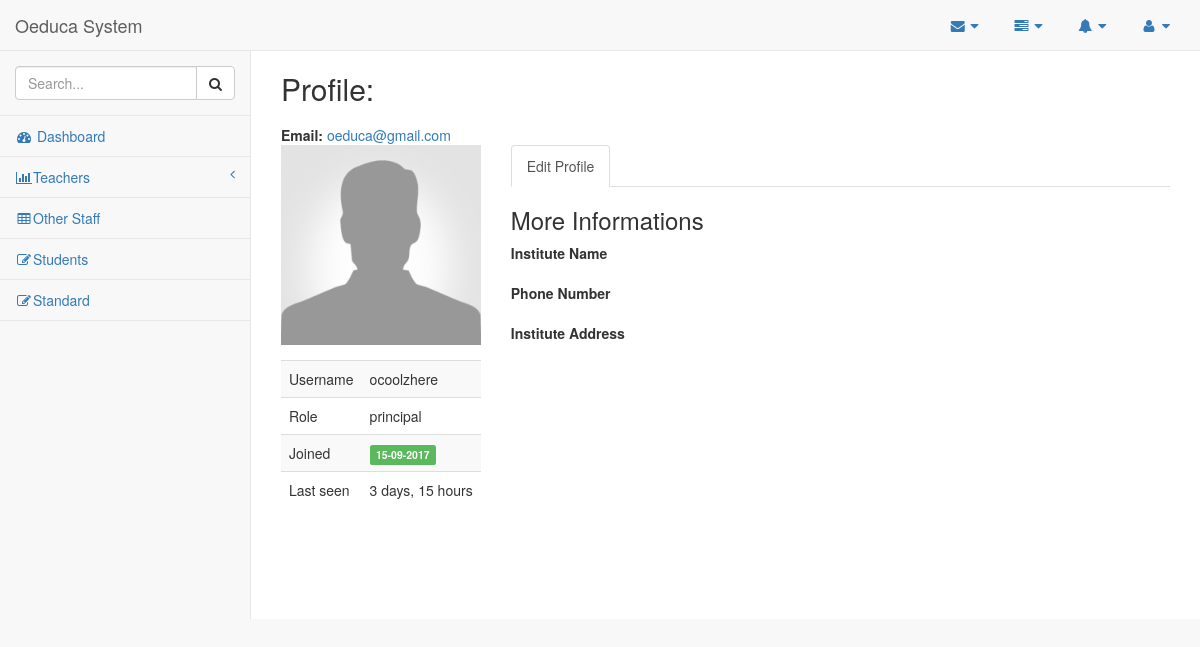
/account/profile/ocoolzhere/, run on an earlier commit of the app's database.
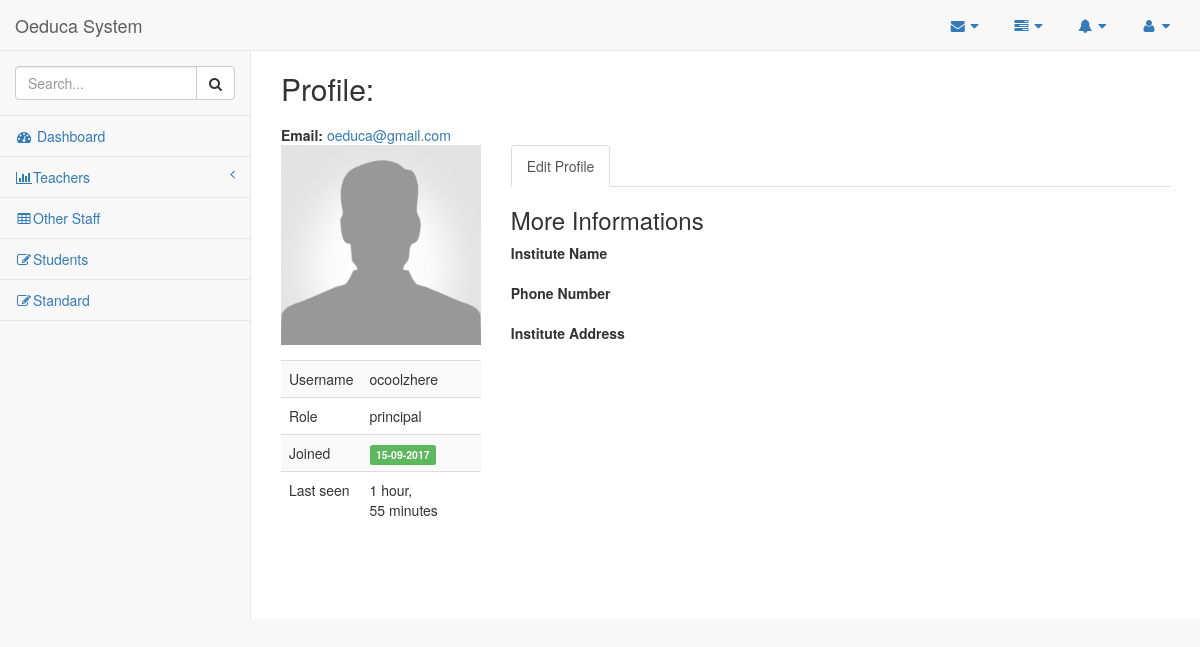
And on a later commit of the database.
### account/models.py (models this page shows)
class User(AbstractUser):
    username = models.CharField(max_length=255, unique=True, blank=False,
                                validators=[
                                        RegexValidator(
                                        regex = USERNAME_REGEX,
                                        message = 'Username must be Alpahnumeric or contain any of the following: ".+ -" ',
                                        code='invalid_username'
                                        )]
                                )
    first_name = models.CharField(max_length=255, blank=False,
                                  validators=[
                                        RegexValidator(
                                        regex = NAME_REGEX,
                                        message = 'Name must be Alphabetic',
                                        code='invalid_first_name'
                                        )]
                                )
    last_name = models.CharField(max_length=255, blank=False,
                                  validators=[
                                        RegexValidator(
                                        regex = NAME_REGEX,
                                        message = 'Name must be Alphabetic',
                                        code='invalid_last_name'
                                        )]
                                )
    email = models.EmailField(unique=True, blank=False)
    phone = models.CharField(max_length=10,unique=True, validators=[RegexValidator(regex='^\d{10}$', message='Length has to be 10', code='Invalid number')])
    picture = models.ImageField(null=True,
                                blank=True,
                                default='img/default.png',
                                height_field="height_field",
                                width_field="width_field",
                                verbose_name="profile picture"
                                )
    institute_name = models.CharField(max_length=255,blank=False)
    address = models.CharField(max_length=255,blank=True)
    ROLES = (
        ('principal','Principal'),
        ('teacher','Teacher'),
        ('staff','Staff')
    )
    role = models.CharField(max_length=10, choices=ROLES,blank=True,verbose_name="login as a ",default=ROLES[0][0])
    height_field = models.IntegerField(default=600, null=True)
    width_field = models.IntegerField(default=600, null=True)
    USERNAME_FIELD = 'email' # use email to log in
    REQUIRED_FIELDS = ['username'] # required when user is created
    def get_absolute_url(self):
        return reverse("account:user_profile", kwargs={"username": self.username})

### account/views.py (the view)
# urls.py: url(r'^profile/(?P<username>\w+)/$', views.user_profile, name='user_profile'),
def user_profile(request, username=None): # Displays User Profile
    user_profile = get_object_or_404(User, username=username)
    context = { "user_profile": user_profile
              }
    return render(request, "account/profile.html", context)

### account/templates/account/profile.html (shortened to what this page needs)
{% extends 'base.html' %}
{% block body_block %}
<div class="page-content">
    <div id="tab-general">
        <div class="row mbl">
            <div class="col-lg-12">
                <div class="col-md-12">
                </div>
            </div>
            <div class="col-lg-12">
                <div class="row">
                    <div class="col-md-12">
                        <h2>Profile:
                            <h1>{{ user_profile.first_name }} {{ user_profile.last_name }}</h2>
                        <b>Email: </b><a href="mailto:#">{{ user_profile.email }}</a><br>
                        <div class="row mtl">
                            <div class="col-md-3">
                                <div class="form-group">
                                    {% if user_profile.picture %}
                                    <div class="text-center mbl"><img src="{{ user_profile.picture.url }}" alt="" class="img-responsive" /></div>
                                    <!--                                    {% endif %}
                                        <div class="text-center mbl"><a href="#" class="btn btn-green"><i class="fa fa-upload"></i>&nbsp;
                                        Upload</a></div>
-->
                                </div>
                                <table class="table table-striped table-hover">
                                    <tbody>
                                        <tr>
                                            <td>Username</td>
                                            <td> {{ user_profile.username }}</td>
                                        </tr>
                                        <tr>
                                            <td>Role</td>
                                            <td> {{ user_profile.role }}</td>
                                        </tr>
                                        <tr>
                                            <td>Joined</td>
                                            <td><span class="label label-success">{{ user_profile.date_joined|date:'d-m-Y' }}</span></td>
                                        </tr>
                                        <tr>
                                            <td>Last seen</td>
                                            <td>{{ user_profile.last_login|timesince }}</td>
                                        </tr>
                                    </tbody>
                                </table>
                            </div>
                            <div class="col-md-9">
                                <ul class="nav nav-tabs">
                                    <li class="active"><a href="{{user_profile.get_absolute_url}}edit/">Edit Profile</a></li>
                                </ul>
                                <div id="generalTabContent" class="tab-content">
                                    <div id="tab-edit" class="tab-pane fade in active">
                                        <form action="#" class="form-horizontal">
                                            <h3>More Informations</h3>
                                            <div class="form-group"><label class="col-sm-3">Institute Name</label>
                                                <div class="col-sm-9 controls">
                                                    <div class="row">
                                                        <div class="col-xs-9">
                                                        </div>
                                                    </div>
                                                </div>
                                            </div>
                                            <div class="form-group"><label class="col-sm-3">Phone Number</label>
                                                <div class="col-sm-9 controls">
                                                    <div class="row">
                                                        <div class="col-xs-4">{{ user_profile.phone }}</div>
                                                    </div>
                                                </div>
                                            </div>
                                            <div class="form-group"><label class="col-sm-3">Institute Address</label>
                                                <div class="col-sm-9 controls">
                                                    <div class="row">
                                                        <div class="col-xs-4">{{ user_profile.address }}</div>
                                                    </div>
                                                </div>
                                            </div>
                                    </div>
                                </div>
                            </div>
                        </div>
                    </div>
                </div>
            </div>
        </div>
    </div>
</div>
{% endblock %}

### templates/base.html (shortened to what this page needs)
<!DOCTYPE html>
{% load static %}
{% load permission_tags %}
<html lang="en">
<head>
    <link href="{% static 'vendor/bootstrap/css/bootstrap.min.css' %}" rel="stylesheet">
    <link href="{% static 'vendor/metisMenu/metisMenu.min.css'%}" rel="stylesheet">
    <link href="{% static 'dist/css/sb-admin-2.css'%}" rel="stylesheet">
    <link href="{% static 'vendor/morrisjs/morris.css'%}"rel="stylesheet">
    <link href="{% static 'vendor/font-awesome/css/font-awesome.min.css'%}" rel="stylesheet" type="text/css">
</head>
<body>
    <div id="wrapper">
        <nav class="navbar navbar-default navbar-static-top" role="navigation" style="margin-bottom: 0">
            <div class="navbar-header">
                <a class="navbar-brand" href="index.html">Oeduca System</a>
            </div>
            <ul class="nav navbar-top-links navbar-right">
                <li class="dropdown">
                    <a class="dropdown-toggle" data-toggle="dropdown" href="#">
                        <i class="fa fa-envelope fa-fw"></i> <i class="fa fa-caret-down"></i>
                    </a>
                </li>
                <li class="dropdown">
                    <a class="dropdown-toggle" data-toggle="dropdown" href="#">
                        <i class="fa fa-tasks fa-fw"></i> <i class="fa fa-caret-down"></i>
                    </a>
                </li>
                <li class="dropdown">
                    <a class="dropdown-toggle" data-toggle="dropdown" href="#">
                        <i class="fa fa-bell fa-fw"></i> <i class="fa fa-caret-down"></i>
                    </a>
                </li>
                <li class="dropdown">
                    <a class="dropdown-toggle" data-toggle="dropdown" href="#">
                        <i class="fa fa-user fa-fw"></i> <i class="fa fa-caret-down"></i>
                    </a>
                </li>
            </ul>
            {% include "navigation.html" %}
        </nav>
        <div id="page-wrapper">
          {% block body_block %}
          {% endblock %}
        </div>
    </div>
</body>
</html>

### templates/navigation.html (shortened to what this page needs)
{% load permission_tags %}
            <div class="navbar-default sidebar" role="navigation">
                <div class="sidebar-nav navbar-collapse">
                    <ul class="nav" id="side-menu">
                        <li class="sidebar-search">
                            <div class="input-group custom-search-form">
                                <input type="text" class="form-control" placeholder="Search...">
                                <span class="input-group-btn">
                                <button class="btn btn-default" type="button">
                                    <i class="fa fa-search"></i>
                                </button>
                            </span>
                            </div>
                        </li>
                        {% if request.user|has_role:'principal' %}
                        <li>
                            <a href="index.html"><i class="fa fa-dashboard fa-fw"></i> Dashboard</a>
                        </li>
                        {% endif %}
                        {% if request.user|has_role:'principal,teacher' %}
                        <li>
                            <a href="{% url 'teacher:teacher_new' %}"><i class="fa fa-bar-chart-o fa-fw"></i>Teachers<span class="fa arrow"></span></a>
                        </li>
                        {% endif %}
                        {% if request.user|has_role:'principal,staff' %}
                        <li>
                            <a href="tables.html"><i class="fa fa-table fa-fw"></i>Other Staff</a>
                        </li>
                        {% endif %}
                        {% if request.user|has_role:'principal,teacher' %}
                        <li>
                            <a href="forms.html"><i class="fa fa-edit fa-fw"></i>Students</a>
                        </li>
                        {% endif %}
                        {% if request.user|has_role:'principal,teacher' %}
                        <li>
                            <a href="{% url 'standard:standard_list' %}"><i class="fa fa-edit fa-fw"></i>Standard</a>
                        </li>
                        {% endif %}
                    </ul>
                </div>
            </div>

### templates/loadscripts.html (shortened to what this page needs)
{% load static %}

What changed in the data, as far as the page shows it:
changed User "oeduca@gmail.com": last_login "3 days, 15 hours" → "1 hour, 55 minutes"
